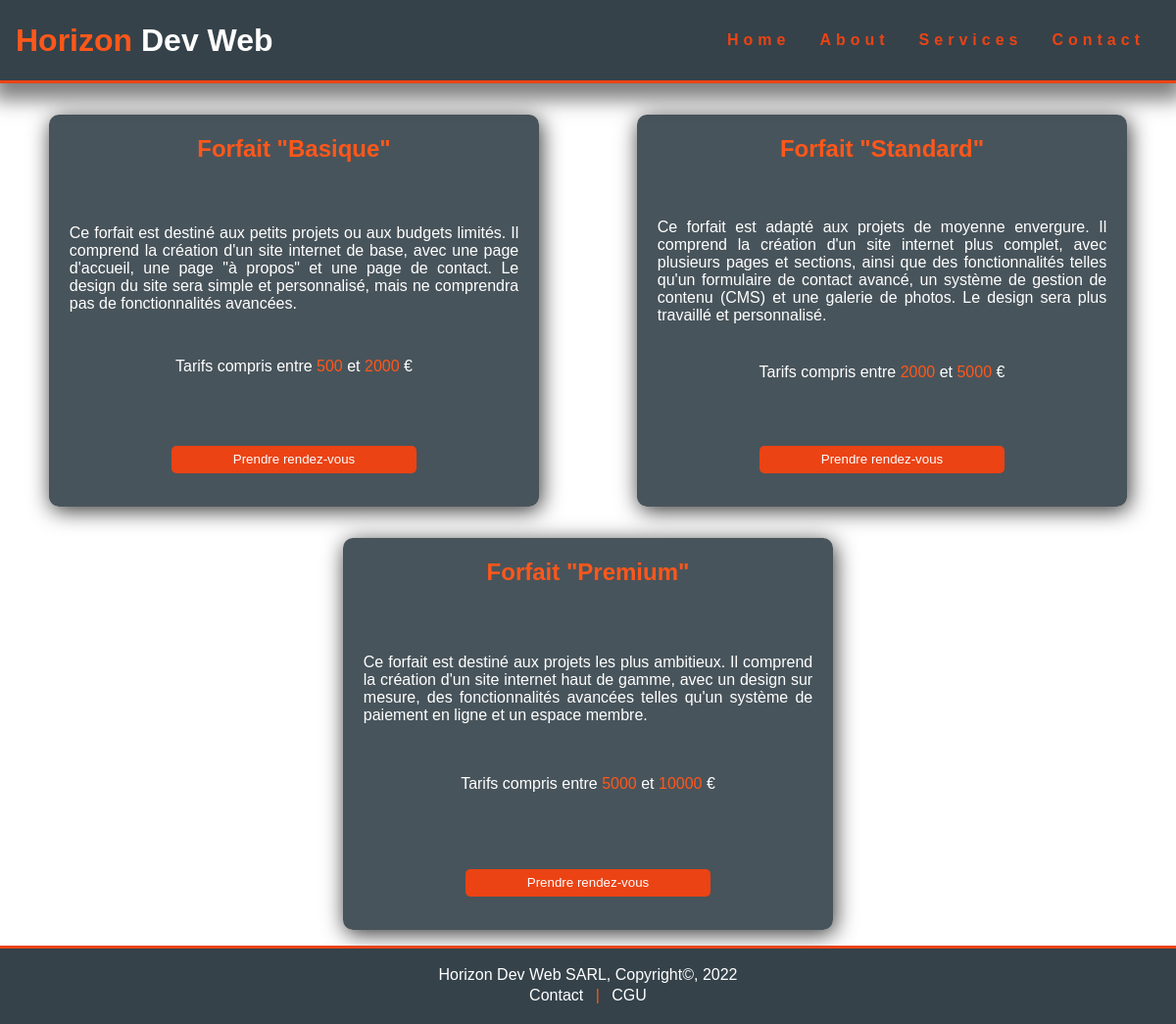
Page /services-details?id=1&forfaits=Développement Web on the committed database.
### tables this page shows
CREATE TABLE IF NOT EXISTS `forfait` (
  `id` int NOT NULL AUTO_INCREMENT,
  `name` varchar(70) NOT NULL,
  `description` text NOT NULL,
  `prix_min` int NOT NULL,
  `prix_max` int NOT NULL,
  `id_service` int NOT NULL,
  PRIMARY KEY (`id`),
  KEY `id_service` (`id_service`)
);

### services-details.php (the view, shortened to what this page needs)
<?php
$id = $_GET['id'];
require_once(__DIR__ . '/includes/header.php');
?>
<section class="services" id="developpement-forfaits">
    <?php
    $sth = $conn->prepare("SELECT * FROM forfait WHERE id_service = $id");
    $sth->execute();
    $fetch_result = $sth->fetchAll(PDO::FETCH_ASSOC);
    for ($i = 0; $i < count($fetch_result); $i++):
    ?>
        <div class="forfait-wrapper">
            <h2><span class="highlight"><?= $fetch_result[$i]['name']; ?></span></h2>
            <br>
            <?= $fetch_result[$i]['description']; ?>
            <p>Tarifs compris entre <span class="highlight"><?= $fetch_result[$i]['prix_min'] ?></span> et <span class="highlight"><?= $fetch_result[$i]['prix_max'] ?></span> €</p>
            <button class="btn-services">Prendre rendez-vous</button>
        </div>
    <?php endfor; ?>
</section>
<?php
require_once(__DIR__ . '/includes/footer.php');
?>

### assets/css/style.css (style rules this page uses)
html { scroll-behavior: smooth; }
body { width: 100%; height: 100vh; }
.highlight { color: rgba(235, 67, 20); filter: brightness(1.3); }
.services { min-height: 78vh; margin-bottom: 1em; display: flex; flex-direction: column; justify-content: center; align-items: center; }
.forfait-wrapper { display: flex; flex-direction: column; align-items: center; width: 90%; height: 400px; text-align: justify; justify-content: center; align-items: space-between; margin: auto; padding: 1.3em; margin-top: 2em; background: rgba(53, 66, 74, 0.9); color: #fff; box-shadow: 2px 4px 22px 0px rgba(0, 0, 0, 0.8); border-radius: 10px; }
.btn-services { width: 250px; margin: 1em; background: #eb4314; color: #fff; border: none; margin-top: 2em; border-radius: 5px; padding: 0.5em 0.7em; transition: all 0.5s; }
@media screen and (min-width: 768px) { .services { margin-bottom: 1em; display: flex; flex-direction: row; flex-wrap: wrap; justify-content: center; align-items: center; } }
@media screen and (min-width: 768px) { .forfait-wrapper { width: 500px; justify-content: space-between; } }

### rows in the picture
forfait: name "Forfait \"Basique\"", description "Ce forfait est destiné aux petits projets ou aux budgets limités. Il comprend la création d'un site internet de base, avec une page d'accueil, une page \"à propos\" et une page de contact. Le design du site sera simple et personnalisé, mais ne comprendra pas de fonctionnalités avancées.", prix_min "500", prix_max "2000"
forfait: name "Forfait \"Standard\"", description "Ce forfait est adapté aux projets de moyenne envergure. Il comprend la création d'un site internet plus complet, avec plusieurs pages et sections, ainsi que des fonctionnalités telles qu'un formulaire de contact avancé, un système de gestion de contenu (CMS) et une galerie de photos. Le design sera plus travaillé et personnalisé.", prix_min "2000", prix_max "5000"
forfait: name "Forfait \"Premium\"", description "Ce forfait est destiné aux projets les plus ambitieux. Il comprend la création d'un site internet haut de gamme, avec un design sur mesure, des fonctionnalités avancées telles qu'un système de paiement en ligne et un espace membre.", prix_min "5000", prix_max "10000"
